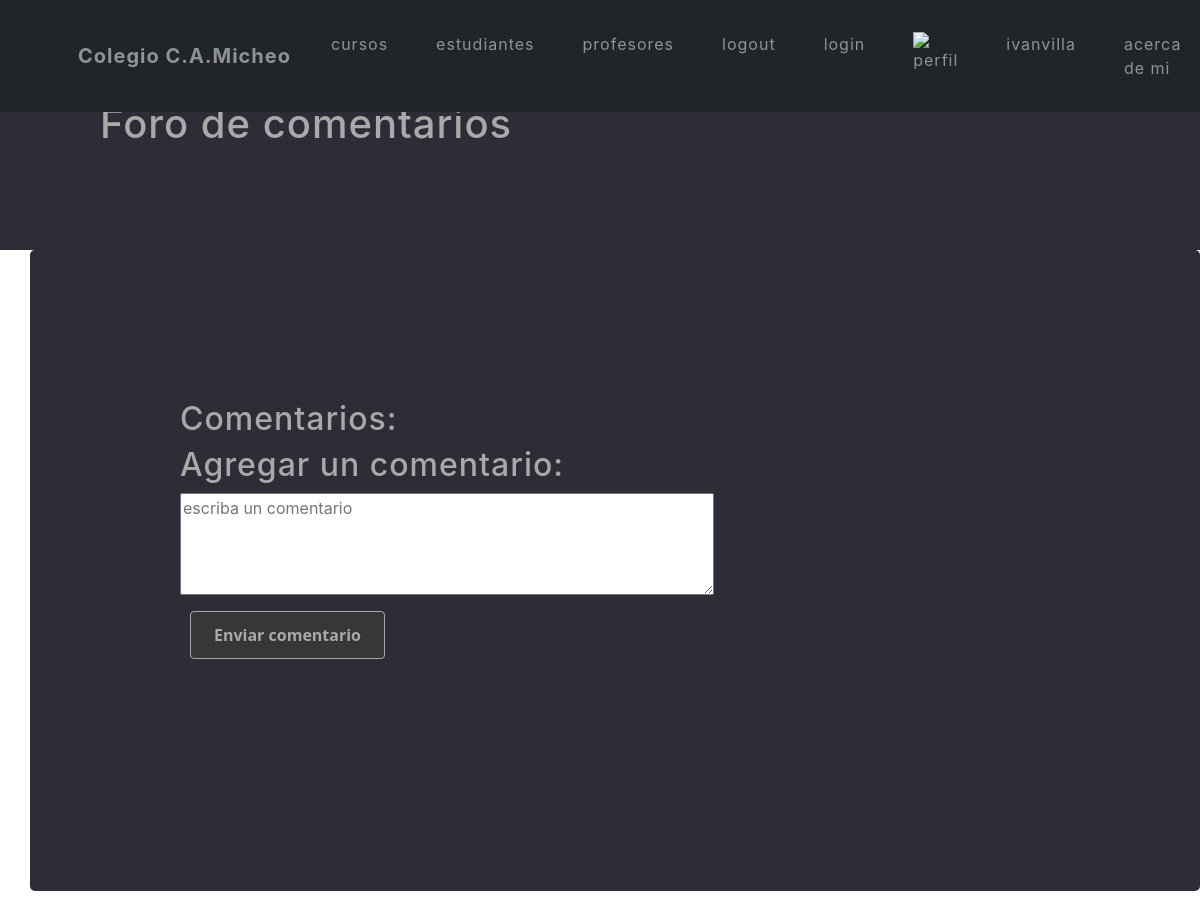
The page /comentarios/ (signed in) on the database as committed earlier.
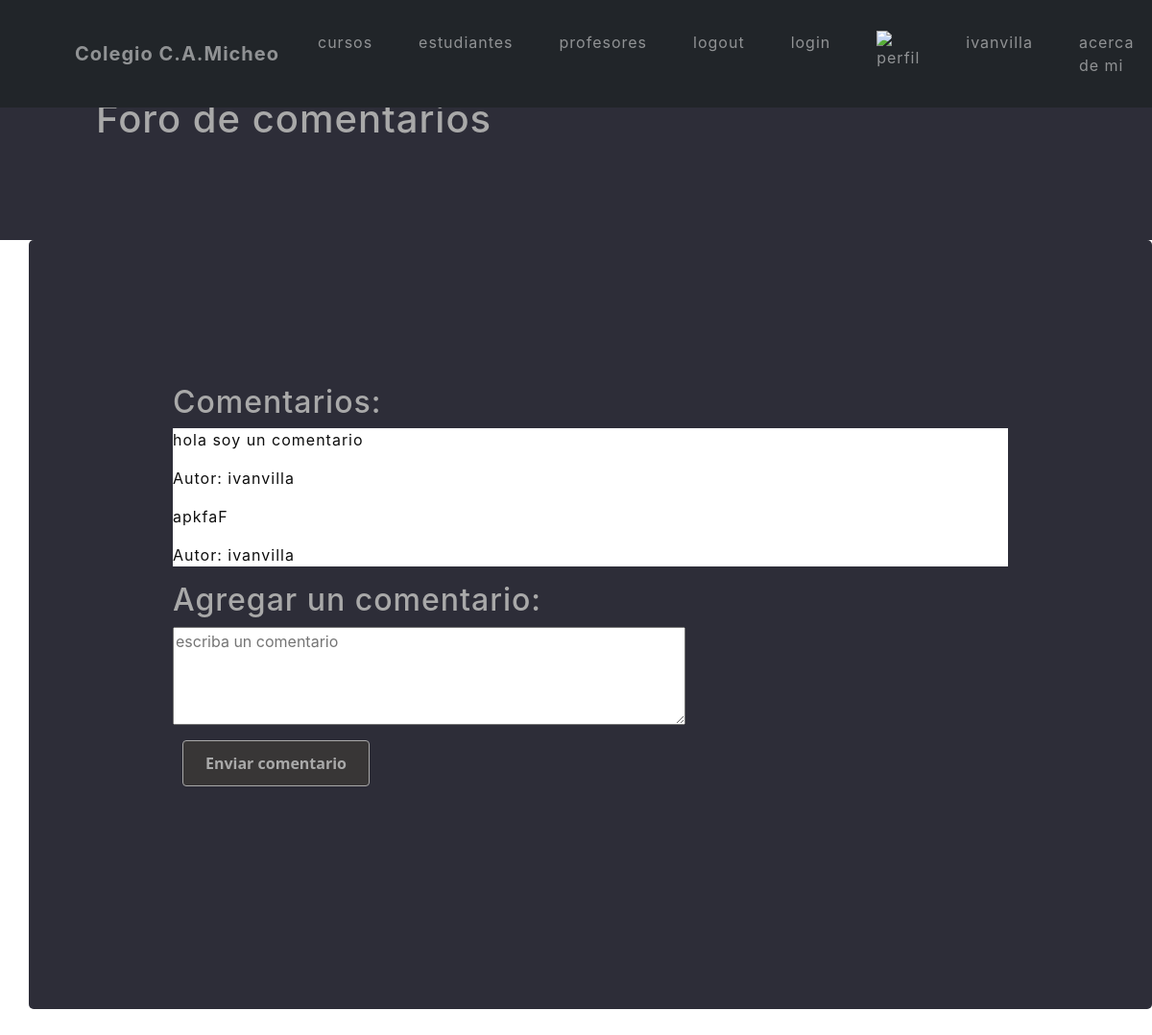
The same page on the database as committed later.
### App/models.py (models this page shows, shortened)
class Comentario(models.Model):
    contenido = models.TextField()
    fecha_creacion = models.DateTimeField(auto_now_add=True)
    autor = models.ForeignKey(User, on_delete=models.CASCADE)

### App/views.py (the view)
# urls.py: path('comentarios/', comentarios, name="comentarios"),
@login_required
def comentarios(request):
    if request.method == 'POST':
        nuevo_comentario = request.POST.get('nuevo_comentario', '')
        comentario = Comentario(contenido=nuevo_comentario, autor=request.user)
        comentario.save()
        return redirect('comentarios')
    comentarios = Comentario.objects.all()
    return render(request, 'App/comentarios.html', {'comentarios': comentarios})

### App/templates/App/comentarios.html (shortened to what this page needs)
{% extends "App/inicio.html" %}
{% load static %}
{% block contenidoQueCambia %}
<div class="titulo">
    <h1 style="padding: 100px;" style="color: darkgrey;" >Foro de comentarios</h1>
</div>
<div style="padding: 150px;" style="margin-left: 0px;" class="info">
    <h2 style="color: darkgrey;" >Comentarios:</h2>
    <div style="background-color: white;">
        {% for comentario in comentarios %}
        <p style="color: rgb(15, 15, 15);">{{ comentario.contenido }}</p>
        <p style="color: rgb(15, 15, 15);">Autor: {{ comentario.autor.username }}</p>
    {% endfor %}
    </div>
    <h2 style="color: darkgray;">Agregar un comentario:</h2>
    <form method="post" action="">
        <textarea name="nuevo_comentario" placeholder="escriba un comentario" rows="4" cols="50"></textarea>
        <br>
        <input id="bottone5" type="submit" style="color: darkgrey;" value="Enviar comentario">
    </form>
    <br>
    <br>
    <br>
</div>
{% endblock %}

### App/templates/App/inicio.html (shortened to what this page needs)
<!DOCTYPE html>
<html lang="en">
<head>
    {% load static %}
    <link href="{% static 'AppEstilos/css/styles.css'%}" rel="stylesheet"/>
    <link href="{% static 'AppEstilos/css/estilo.css'%}" rel="stylesheet"/>
</head>
<body>
    <nav class="navbar navbar-expand-lg fixed-top bg-dark" id="mainNav">
        <div class="container px-4 px-lg-5">
            <a class="navbar-brand" href="#page-top">Colegio C.A.Micheo </a>
            <div class="collapse navbar-collapse" id="navbarResponsive">
                <ul class="navbar-nav ms-auto">
                    <li class="nav-item"><a class="nav-link navText" href="{% url 'cursos' %}">cursos</a></li>
                    <li class="nav-item"><a class="nav-link navText" href="{% url 'estudiantes' %}">estudiantes</a></li>
                    <li class="nav-item"><a class="nav-link navText" href="{% url 'profesores' %}">profesores</a></li>
                    <li class="nav-item"><a class="nav-link navText" href="{% url 'Logout' %}">logout</a></li>
                    <li class="nav-item"><a class="nav-link navText" href="{% url 'login' %}">login</a></li>
                    <li class="nav-item"><a class="nav-link navText" href=""><img src="{{avatar}}" width="30px" alt="perfil"></a></li>
                    <li class="nav-item"><a class="nav-link navText" href="{% url 'perfil' %}">{{user.username}}</a></li>
                    <li class="nav-item"><a class="nav-link navText" href="{% url 'acercaDeMi' %}">acerca de mi</a></li>
                </ul>
            </div>
        </div>
    </nav>
    <div class="contenido">
        {% block contenidoQueCambia %}{% endblock %}
    </div>
    <br>
    <br>
    <br>
    <br>
    <br>
    <br>
    <br>
    <br>
</body>
</html>

### App/static/AppEstilos/css/estilo.css (style rules this page uses)
.titulo { background-color: rgb(45, 45, 56); height: 250px; color: darkgray; }
.info { background-color: rgb(45, 45, 56) ; margin-left: 30px; border-radius: 5px; }
#bottone5 { margin: 10px; align-items: center; background-color: #383636; border: 1px solid rgb(169, 169, 169); border-radius: .25rem; box-shadow: rgba(0, 0, 0, 0.02) 0 1px 3px 0; box-sizing: border-box; color: rgba(0, 0, 0, 0.85); cursor: pointer; display: inline-flex; font-family: system-ui,-apple-system,system-ui,"Helvetica Neue",Helvetica,Arial,sans-serif; font-size: 16px; font-weight: 600; justify-content: center; line-height: 1.25; min-height: 3rem; padding: calc(.875rem - 1px) calc(1.5rem - 1px); text-decoration: none; transition: all 250ms; user-select: none; -webkit-user-select: none; touch-action: manipulation; vertical-align: baseline; width: auto; }

Rows that differ between the two databases and show on the page:
added Comentario: contenido "hola soy un comentario", autor.username "ivanvilla"
added Comentario: contenido "apkfaF", autor.username "ivanvilla"
